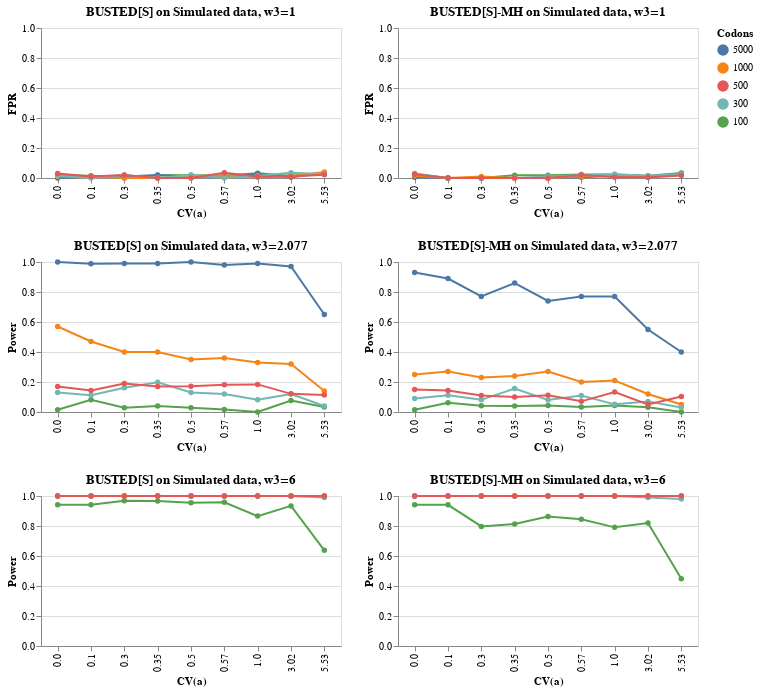

Notebook source saved alongside this figure:
### Code cell
alt.vconcat(chart1_base, chart207_base, chart6_base) | alt.vconcat(chart1, chart207, chart6)

### Figure 1 — Vega-Lite specification as saved in the notebook (floating-point values rounded to 4 significant figures)
{"config": {"view": {"continuousWidth": 400, "continuousHeight": 300}}, "hconcat": [{"vconcat": [{"data": {"name": "data-18116067aa0d3fc78a51633e74af1dff"}, "mark": {"type": "line", "point": {"color": "red"}}, "encoding": {"color": {"field": "Codons", "sort": ["5000", "1000", "500", "300", "100"], "type": "nominal"}, "x": {"field": "CV(a)", "type": "nominal"}, "y": {"field": "FPR", "scale": {"domain": [0, 1]}, "type": "quantitative"}}, "height": 150, "title": "BUSTED[S] on Simulated data, w3=1", "width": 300}, {"data": {"name": "data-891b54bfc1991846ee1cbfc535c45195"}, "mark": {"type": "line", "point": {"color": "red"}}, "encoding": {"color": {"field": "Codons", "sort": ["5000", "1000", "500", "300", "100"], "type": "nominal"}, "x": {"field": "CV(a)", "type": "nominal"}, "y": {"field": "Power", "type": "quantitative"}}, "height": 150, "title": "BUSTED[S] on Simulated data, w3=2.077", "width": 300}, {"data": {"name": "data-efd1328c14a093c0c39b4eedfee0b598"}, "mark": {"type": "line", "point": {"color": "red"}}, "encoding": {"color": {"field": "Codons", "sort": ["5000", "1000", "500", "300", "100"], "type": "nominal"}, "x": {"field": "CV(a)", "type": "nominal"}, "y": {"field": "Power", "type": "quantitative"}}, "height": 150, "title": "BUSTED[S] on Simulated data, w3=6", "width": 300}]}, {"vconcat": [{"data": {"name": "data-d54d7fb509f139bfc6ba0e4b7b662425"}, "mark": {"type": "line", "point": {"color": "red"}}, "encoding": {"color": {"field": "Codons", "sort": ["5000", "1000", "500", "300", "100"], "type": "nominal"}, "x": {"field": "CV(a)", "type": "nominal"}, "y": {"field": "FPR", "scale": {"domain": [0, 1]}, "type": "quantitative"}}, "height": 150, "title": "BUSTED[S]-MH on Simulated data, w3=1", "width": 300}, {"data": {"name": "data-c044ede5a8c43a9c3e84acd5fe9e898d"}, "mark": {"type": "line", "point": {"color": "red"}}, "encoding": {"color": {"field": "Codons", "sort": ["5000", "1000", "500", "300", "100"], "type": "nominal"}, "x": {"field": "CV(a)", "type": "nominal"}, "y": {"field": "Power", "type": "quantitative"}}, "height": 150, "title": "BUSTED[S]-MH on Simulated data, w3=2.077", "width": 300}, {"data": {"name": "data-6146ddb8f9ce0a82e61fe9100aed0ea7"}, "mark": {"type": "line", "point": {"color": "red"}}, "encoding": {"color": {"field": "Codons", "sort": ["5000", "1000", "500", "300", "100"], "type": "nominal"}, "x": {"field": "CV(a)", "type": "nominal"}, "y": {"field": "Power", "type": "quantitative"}}, "height": 150, "title": "BUSTED[S]-MH on Simulated data, w3=6", "width": 300}]}], "$schema": "https://vega.github.io/schema/vega-lite/v4.17.0.json", "datasets": {"data-18116067aa0d3fc78a51633e74af1dff": [{"Codons": "100", "FPR": 0.015, "CV(a)": "0.1"}, {"Codons": "5000", "FPR": 0.01, "CV(a)": "0.1"}, {"Codons": "1000", "FPR": 0.01, "CV(a)": "0.1"}, {"Codons": "300", "FPR": 0.0, "CV(a)": "0.1"}, {"Codons": "500", "FPR": 0.01, "CV(a)": "0.1"}, {"Codons": "100", "FPR": 0.031, "CV(a)": "1.0"}, {"Codons": "5000", "FPR": 0.03, "CV(a)": "1.0"}, {"Codons": "1000", "FPR": 0.005, "CV(a)": "1.0"}, {"Codons": "300", "FPR": 0.015, "CV(a)": "1.0"}, {"Codons": "500", "FPR": 0.01, "CV(a)": "1.0"}, {"Codons": "100", "FPR": 0.018, "CV(a)": "0.35"}, {"Codons": "5000", "FPR": 0.02, "CV(a)": "0.35"}, {"Codons": "1000", "FPR": 0.0, "CV(a)": "0.35"}, {"Codons": "300", "FPR": 0.0, "CV(a)": "0.35"}, {"Codons": "500", "FPR": 0.0, "CV(a)": "0.35"}, {"Codons": "100", "FPR": 0.015, "CV(a)": "3.02"}, {"Codons": "5000", "FPR": 0.005, "CV(a)": "3.02"}, {"Codons": "1000", "FPR": 0.01, "CV(a)": "3.02"}, {"Codons": "300", "FPR": 0.035, "CV(a)": "3.02"}, {"Codons": "500", "FPR": 0.01, "CV(a)": "3.02"}, {"Codons": "100", "FPR": 0.019, "CV(a)": "0.5"}, {"Codons": "5000", "FPR": 0.01, "CV(a)": "0.5"}, {"Codons": "1000", "FPR": 0.01, "CV(a)": "0.5"}, {"Codons": "300", "FPR": 0.02, "CV(a)": "0.5"}, {"Codons": "500", "FPR": 0.0, "CV(a)": "0.5"}, {"Codons": "100", "FPR": 0.033, "CV(a)": "5.53"}, {"Codons": "5000", "FPR": 0.035, "CV(a)": "5.53"}, {"Codons": "1000", "FPR": 0.04, "CV(a)": "5.53"}, {"Codons": "300", "FPR": 0.026, "CV(a)": "5.53"}, {"Codons": "500", "FPR": 0.021, "CV(a)": "5.53"}, {"Codons": "100", "FPR": 0.016, "CV(a)": "0.57"}, {"Codons": "5000", "FPR": 0.005, "CV(a)": "0.57"}, {"Codons": "1000", "FPR": 0.015, "CV(a)": "0.57"}, {"Codons": "300", "FPR": 0.0, "CV(a)": "0.57"}, {"Codons": "500", "FPR": 0.035, "CV(a)": "0.57"}, {"Codons": "100", "FPR": 0.018, "CV(a)": "0.0"}, {"Codons": "5000", "FPR": 0.0, "CV(a)": "0.0"}, {"Codons": "1000", "FPR": 0.01, "CV(a)": "0.0"}, {"Codons": "300", "FPR": 0.015, "CV(a)": "0.0"}, {"Codons": "500", "FPR": 0.03, "CV(a)": "0.0"}, {"Codons": "100", "FPR": 0.0, "CV(a)": "0.3"}, {"Codons": "5000", "FPR": 0.01, "CV(a)": "0.3"}, {"Codons": "1000", "FPR": 0.0, "CV(a)": "0.3"}, {"Codons": "300", "FPR": 0.02, "CV(a)": "0.3"}, {"Codons": "500", "FPR": 0.02, "CV(a)": "0.3"}], "data-891b54bfc1991846ee1cbfc535c45195": [{"Codons": "100", "Power": 0.081, "CV(a)": "0.1"}, {"Codons": "5000", "Power": 0.989, "CV(a)": "0.1"}, {"Codons": "1000", "Power": 0.47, "CV(a)": "0.1"}, {"Codons": "300", "Power": 0.112, "CV(a)": "0.1"}, {"Codons": "500", "Power": 0.143, "CV(a)": "0.1"}, {"Codons": "100", "Power": 0.0, "CV(a)": "1.0"}, {"Codons": "5000", "Power": 0.99, "CV(a)": "1.0"}, {"Codons": "1000", "Power": 0.33, "CV(a)": "1.0"}, {"Codons": "300", "Power": 0.081, "CV(a)": "1.0"}, {"Codons": "500", "Power": 0.184, "CV(a)": "1.0"}, {"Codons": "100", "Power": 0.04, "CV(a)": "0.35"}, {"Codons": "5000", "Power": 0.99, "CV(a)": "0.35"}, {"Codons": "1000", "Power": 0.4, "CV(a)": "0.35"}, {"Codons": "300", "Power": 0.198, "CV(a)": "0.35"}, {"Codons": "500", "Power": 0.17, "CV(a)": "0.35"}, {"Codons": "100", "Power": 0.077, "CV(a)": "3.02"}, {"Codons": "5000", "Power": 0.97, "CV(a)": "3.02"}, {"Codons": "1000", "Power": 0.32, "CV(a)": "3.02"}, {"Codons": "300", "Power": 0.12, "CV(a)": "3.02"}, {"Codons": "500", "Power": 0.121, "CV(a)": "3.02"}, {"Codons": "100", "Power": 0.029, "CV(a)": "0.5"}, {"Codons": "5000", "Power": 1.0, "CV(a)": "0.5"}, {"Codons": "1000", "Power": 0.35, "CV(a)": "0.5"}, {"Codons": "300", "Power": 0.13, "CV(a)": "0.5"}, {"Codons": "500", "Power": 0.172, "CV(a)": "0.5"}, {"Codons": "100", "Power": 0.033, "CV(a)": "5.53"}, {"Codons": "5000", "Power": 0.65, "CV(a)": "5.53"}, {"Codons": "1000", "Power": 0.14, "CV(a)": "5.53"}, {"Codons": "300", "Power": 0.04, "CV(a)": "5.53"}, {"Codons": "500", "Power": 0.113, "CV(a)": "5.53"}, {"Codons": "100", "Power": 0.028, "CV(a)": "0.3"}, {"Codons": "5000", "Power": 0.99, "CV(a)": "0.3"}, {"Codons": "1000", "Power": 0.4, "CV(a)": "0.3"}, {"Codons": "300", "Power": 0.162, "CV(a)": "0.3"}, {"Codons": "500", "Power": 0.19, "CV(a)": "0.3"}, {"Codons": "100", "Power": 0.017, "CV(a)": "0.57"}, {"Codons": "5000", "Power": 0.98, "CV(a)": "0.57"}, {"Codons": "1000", "Power": 0.36, "CV(a)": "0.57"}, {"Codons": "300", "Power": 0.12, "CV(a)": "0.57"}, {"Codons": "500", "Power": 0.182, "CV(a)": "0.57"}, {"Codons": "100", "Power": 0.015, "CV(a)": "0.0"}, {"Codons": "5000", "Power": 1.0, "CV(a)": "0.0"}, {"Codons": "1000", "Power": 0.57, "CV(a)": "0.0"}, {"Codons": "300", "Power": 0.13, "CV(a)": "0.0"}, {"Codons": "500", "Power": 0.17, "CV(a)": "0.0"}], "data-efd1328c14a093c0c39b4eedfee0b598": [{"Codons": "100", "Power": 0.941, "CV(a)": "0.1"}, {"Codons": "5000", "Power": 1.0, "CV(a)": "0.1"}, {"Codons": "1000", "Power": 1.0, "CV(a)": "0.1"}, {"Codons": "300", "Power": 1.0, "CV(a)": "0.1"}, {"Codons": "500", "Power": 1.0, "CV(a)": "0.1"}, {"Codons": "100", "Power": 0.866, "CV(a)": "1.0"}, {"Codons": "5000", "Power": 1.0, "CV(a)": "1.0"}, {"Codons": "1000", "Power": 1.0, "CV(a)": "1.0"}, {"Codons": "300", "Power": 1.0, "CV(a)": "1.0"}, {"Codons": "500", "Power": 1.0, "CV(a)": "1.0"}, {"Codons": "100", "Power": 0.966, "CV(a)": "0.35"}, {"Codons": "5000", "Power": 1.0, "CV(a)": "0.35"}, {"Codons": "1000", "Power": 1.0, "CV(a)": "0.35"}, {"Codons": "300", "Power": 1.0, "CV(a)": "0.35"}, {"Codons": "500", "Power": 1.0, "CV(a)": "0.35"}, {"Codons": "100", "Power": 0.934, "CV(a)": "3.02"}, {"Codons": "5000", "Power": 1.0, "CV(a)": "3.02"}, {"Codons": "1000", "Power": 1.0, "CV(a)": "3.02"}, {"Codons": "300", "Power": 1.0, "CV(a)": "3.02"}, {"Codons": "500", "Power": 1.0, "CV(a)": "3.02"}, {"Codons": "100", "Power": 0.955, "CV(a)": "0.5"}, {"Codons": "5000", "Power": 1.0, "CV(a)": "0.5"}, {"Codons": "1000", "Power": 1.0, "CV(a)": "0.5"}, {"Codons": "300", "Power": 1.0, "CV(a)": "0.5"}, {"Codons": "500", "Power": 1.0, "CV(a)": "0.5"}, {"Codons": "100", "Power": 0.638, "CV(a)": "5.53"}, {"Codons": "5000", "Power": 1.0, "CV(a)": "5.53"}, {"Codons": "1000", "Power": 1.0, "CV(a)": "5.53"}, {"Codons": "300", "Power": 0.99, "CV(a)": "5.53"}, {"Codons": "500", "Power": 1.0, "CV(a)": "5.53"}, {"Codons": "100", "Power": 0.969, "CV(a)": "0.3"}, {"Codons": "5000", "Power": 1.0, "CV(a)": "0.3"}, {"Codons": "1000", "Power": 1.0, "CV(a)": "0.3"}, {"Codons": "300", "Power": 1.0, "CV(a)": "0.3"}, {"Codons": "500", "Power": 1.0, "CV(a)": "0.3"}, {"Codons": "100", "Power": 0.958, "CV(a)": "0.57"}, {"Codons": "5000", "Power": 1.0, "CV(a)": "0.57"}, {"Codons": "1000", "Power": 1.0, "CV(a)": "0.57"}, {"Codons": "300", "Power": 1.0, "CV(a)": "0.57"}, {"Codons": "500", "Power": 1.0, "CV(a)": "0.57"}, {"Codons": "100", "Power": 0.942, "CV(a)": "0.0"}, {"Codons": "5000", "Power": 1.0, "CV(a)": "0.0"}, {"Codons": "1000", "Power": 1.0, "CV(a)": "0.0"}, {"Codons": "300", "Power": 1.0, "CV(a)": "0.0"}, {"Codons": "500", "Power": 1.0, "CV(a)": "0.0"}], "data-d54d7fb509f139bfc6ba0e4b7b662425": [{"Codons": "100", "FPR": 0.0, "CV(a)": "0.1"}, {"Codons": "5000", "FPR": 0.0, "CV(a)": "0.1"}, {"Codons": "1000", "FPR": 0.0, "CV(a)": "0.1"}, {"Codons": "300", "FPR": 0.0, "CV(a)": "0.1"}, {"Codons": "500", "FPR": 0.0, "CV(a)": "0.1"}, {"Codons": "100", "FPR": 0.024, "CV(a)": "1.0"}, {"Codons": "5000", "FPR": 0.015, "CV(a)": "1.0"}, {"Codons": "1000", "FPR": 0.02, "CV(a)": "1.0"}, {"Codons": "300", "FPR": 0.025, "CV(a)": "1.0"}, {"Codons": "500", "FPR": 0.005, "CV(a)": "1.0"}, {"Codons": "100", "FPR": 0.018, "CV(a)": "0.35"}, {"Codons": "5000", "FPR": 0.0, "CV(a)": "0.35"}, {"Codons": "1000", "FPR": 0.0, "CV(a)": "0.35"}, {"Codons": "300", "FPR": 0.0, "CV(a)": "0.35"}, {"Codons": "500", "FPR": 0.0, "CV(a)": "0.35"}, {"Codons": "100", "FPR": 0.015, "CV(a)": "3.02"}, {"Codons": "5000", "FPR": 0.005, "CV(a)": "3.02"}, {"Codons": "1000", "FPR": 0.005, "CV(a)": "3.02"}, {"Codons": "300", "FPR": 0.015, "CV(a)": "3.02"}, {"Codons": "500", "FPR": 0.005, "CV(a)": "3.02"}, {"Codons": "100", "FPR": 0.019, "CV(a)": "0.5"}, {"Codons": "5000", "FPR": 0.0, "CV(a)": "0.5"}, {"Codons": "1000", "FPR": 0.0, "CV(a)": "0.5"}, {"Codons": "300", "FPR": 0.01, "CV(a)": "0.5"}, {"Codons": "500", "FPR": 0.0, "CV(a)": "0.5"}, {"Codons": "100", "FPR": 0.033, "CV(a)": "5.53"}, {"Codons": "5000", "FPR": 0.03, "CV(a)": "5.53"}, {"Codons": "1000", "FPR": 0.02, "CV(a)": "5.53"}, {"Codons": "300", "FPR": 0.026, "CV(a)": "5.53"}, {"Codons": "500", "FPR": 0.016, "CV(a)": "5.53"}, {"Codons": "100", "FPR": 0.023, "CV(a)": "0.57"}, {"Codons": "5000", "FPR": 0.005, "CV(a)": "0.57"}, {"Codons": "1000", "FPR": 0.01, "CV(a)": "0.57"}, {"Codons": "300", "FPR": 0.02, "CV(a)": "0.57"}, {"Codons": "500", "FPR": 0.02, "CV(a)": "0.57"}, {"Codons": "100", "FPR": 0.027, "CV(a)": "0.0"}, {"Codons": "5000", "FPR": 0.005, "CV(a)": "0.0"}, {"Codons": "1000", "FPR": 0.015, "CV(a)": "0.0"}, {"Codons": "300", "FPR": 0.03, "CV(a)": "0.0"}, {"Codons": "500", "FPR": 0.025, "CV(a)": "0.0"}, {"Codons": "100", "FPR": 0.0, "CV(a)": "0.3"}, {"Codons": "5000", "FPR": 0.0, "CV(a)": "0.3"}, {"Codons": "1000", "FPR": 0.01, "CV(a)": "0.3"}, {"Codons": "300", "FPR": 0.0, "CV(a)": "0.3"}, {"Codons": "500", "FPR": 0.0, "CV(a)": "0.3"}], "data-c044ede5a8c43a9c3e84acd5fe9e898d": [{"Codons": "100", "Power": 0.061, "CV(a)": "0.1"}, {"Codons": "5000", "Power": 0.89, "CV(a)": "0.1"}, {"Codons": "1000", "Power": 0.27, "CV(a)": "0.1"}, {"Codons": "300", "Power": 0.112, "CV(a)": "0.1"}, {"Codons": "500", "Power": 0.143, "CV(a)": "0.1"}, {"Codons": "100", "Power": 0.043, "CV(a)": "1.0"}, {"Codons": "5000", "Power": 0.77, "CV(a)": "1.0"}, {"Codons": "1000", "Power": 0.21, "CV(a)": "1.0"}, {"Codons": "300", "Power": 0.051, "CV(a)": "1.0"}, {"Codons": "500", "Power": 0.133, "CV(a)": "1.0"}, {"Codons": "100", "Power": 0.04, "CV(a)": "0.35"}, {"Codons": "5000", "Power": 0.86, "CV(a)": "0.35"}, {"Codons": "1000", "Power": 0.24, "CV(a)": "0.35"}, {"Codons": "300", "Power": 0.156, "CV(a)": "0.35"}, {"Codons": "500", "Power": 0.1, "CV(a)": "0.35"}, {"Codons": "100", "Power": 0.031, "CV(a)": "3.02"}, {"Codons": "5000", "Power": 0.55, "CV(a)": "3.02"}, {"Codons": "1000", "Power": 0.12, "CV(a)": "3.02"}, {"Codons": "300", "Power": 0.07, "CV(a)": "3.02"}, {"Codons": "500", "Power": 0.051, "CV(a)": "3.02"}, {"Codons": "100", "Power": 0.043, "CV(a)": "0.5"}, {"Codons": "5000", "Power": 0.74, "CV(a)": "0.5"}, {"Codons": "1000", "Power": 0.27, "CV(a)": "0.5"}, {"Codons": "300", "Power": 0.08, "CV(a)": "0.5"}, {"Codons": "500", "Power": 0.111, "CV(a)": "0.5"}, {"Codons": "100", "Power": 0.0, "CV(a)": "5.53"}, {"Codons": "5000", "Power": 0.4, "CV(a)": "5.53"}, {"Codons": "1000", "Power": 0.05, "CV(a)": "5.53"}, {"Codons": "300", "Power": 0.03, "CV(a)": "5.53"}, {"Codons": "500", "Power": 0.103, "CV(a)": "5.53"}, {"Codons": "100", "Power": 0.042, "CV(a)": "0.3"}, {"Codons": "5000", "Power": 0.77, "CV(a)": "0.3"}, {"Codons": "1000", "Power": 0.23, "CV(a)": "0.3"}, {"Codons": "300", "Power": 0.081, "CV(a)": "0.3"}, {"Codons": "500", "Power": 0.11, "CV(a)": "0.3"}, {"Codons": "100", "Power": 0.034, "CV(a)": "0.57"}, {"Codons": "5000", "Power": 0.77, "CV(a)": "0.57"}, {"Codons": "1000", "Power": 0.2, "CV(a)": "0.57"}, {"Codons": "300", "Power": 0.11, "CV(a)": "0.57"}, {"Codons": "500", "Power": 0.071, "CV(a)": "0.57"}, {"Codons": "100", "Power": 0.015, "CV(a)": "0.0"}, {"Codons": "5000", "Power": 0.93, "CV(a)": "0.0"}, {"Codons": "1000", "Power": 0.25, "CV(a)": "0.0"}, {"Codons": "300", "Power": 0.09, "CV(a)": "0.0"}, {"Codons": "500", "Power": 0.15, "CV(a)": "0.0"}], "data-6146ddb8f9ce0a82e61fe9100aed0ea7": [{"Codons": "100", "Power": 0.941, "CV(a)": "0.1"}, {"Codons": "5000", "Power": 1.0, "CV(a)": "0.1"}, {"Codons": "1000", "Power": 1.0, "CV(a)": "0.1"}, {"Codons": "300", "Power": 1.0, "CV(a)": "0.1"}, {"Codons": "500", "Power": 1.0, "CV(a)": "0.1"}, {"Codons": "100", "Power": 0.791, "CV(a)": "1.0"}, {"Codons": "5000", "Power": 1.0, "CV(a)": "1.0"}, {"Codons": "1000", "Power": 1.0, "CV(a)": "1.0"}, {"Codons": "300", "Power": 1.0, "CV(a)": "1.0"}, {"Codons": "500", "Power": 1.0, "CV(a)": "1.0"}, {"Codons": "100", "Power": 0.814, "CV(a)": "0.35"}, {"Codons": "5000", "Power": 1.0, "CV(a)": "0.35"}, {"Codons": "1000", "Power": 1.0, "CV(a)": "0.35"}, {"Codons": "300", "Power": 1.0, "CV(a)": "0.35"}, {"Codons": "500", "Power": 1.0, "CV(a)": "0.35"}, {"Codons": "100", "Power": 0.82, "CV(a)": "3.02"}, {"Codons": "5000", "Power": 1.0, "CV(a)": "3.02"}, {"Codons": "1000", "Power": 1.0, "CV(a)": "3.02"}, {"Codons": "300", "Power": 0.99, "CV(a)": "3.02"}, {"Codons": "500", "Power": 1.0, "CV(a)": "3.02"}, {"Codons": "100", "Power": 0.864, "CV(a)": "0.5"}, {"Codons": "5000", "Power": 1.0, "CV(a)": "0.5"}, {"Codons": "1000", "Power": 1.0, "CV(a)": "0.5"}, {"Codons": "300", "Power": 1.0, "CV(a)": "0.5"}, {"Codons": "500", "Power": 1.0, "CV(a)": "0.5"}, {"Codons": "100", "Power": 0.448, "CV(a)": "5.53"}, {"Codons": "5000", "Power": 1.0, "CV(a)": "5.53"}, {"Codons": "1000", "Power": 1.0, "CV(a)": "5.53"}, {"Codons": "300", "Power": 0.98, "CV(a)": "5.53"}, {"Codons": "500", "Power": 1.0, "CV(a)": "5.53"}, {"Codons": "100", "Power": 0.797, "CV(a)": "0.3"}, {"Codons": "5000", "Power": 1.0, "CV(a)": "0.3"}, {"Codons": "1000", "Power": 1.0, "CV(a)": "0.3"}, {"Codons": "300", "Power": 1.0, "CV(a)": "0.3"}, {"Codons": "500", "Power": 1.0, "CV(a)": "0.3"}, {"Codons": "100", "Power": 0.845, "CV(a)": "0.57"}, {"Codons": "5000", "Power": 1.0, "CV(a)": "0.57"}, {"Codons": "1000", "Power": 1.0, "CV(a)": "0.57"}, {"Codons": "300", "Power": 1.0, "CV(a)": "0.57"}, {"Codons": "500", "Power": 1.0, "CV(a)": "0.57"}, {"Codons": "100", "Power": 0.942, "CV(a)": "0.0"}, {"Codons": "5000", "Power": 1.0, "CV(a)": "0.0"}, {"Codons": "1000", "Power": 1.0, "CV(a)": "0.0"}, {"Codons": "300", "Power": 1.0, "CV(a)": "0.0"}, {"Codons": "500", "Power": 1.0, "CV(a)": "0.0"}]}}
